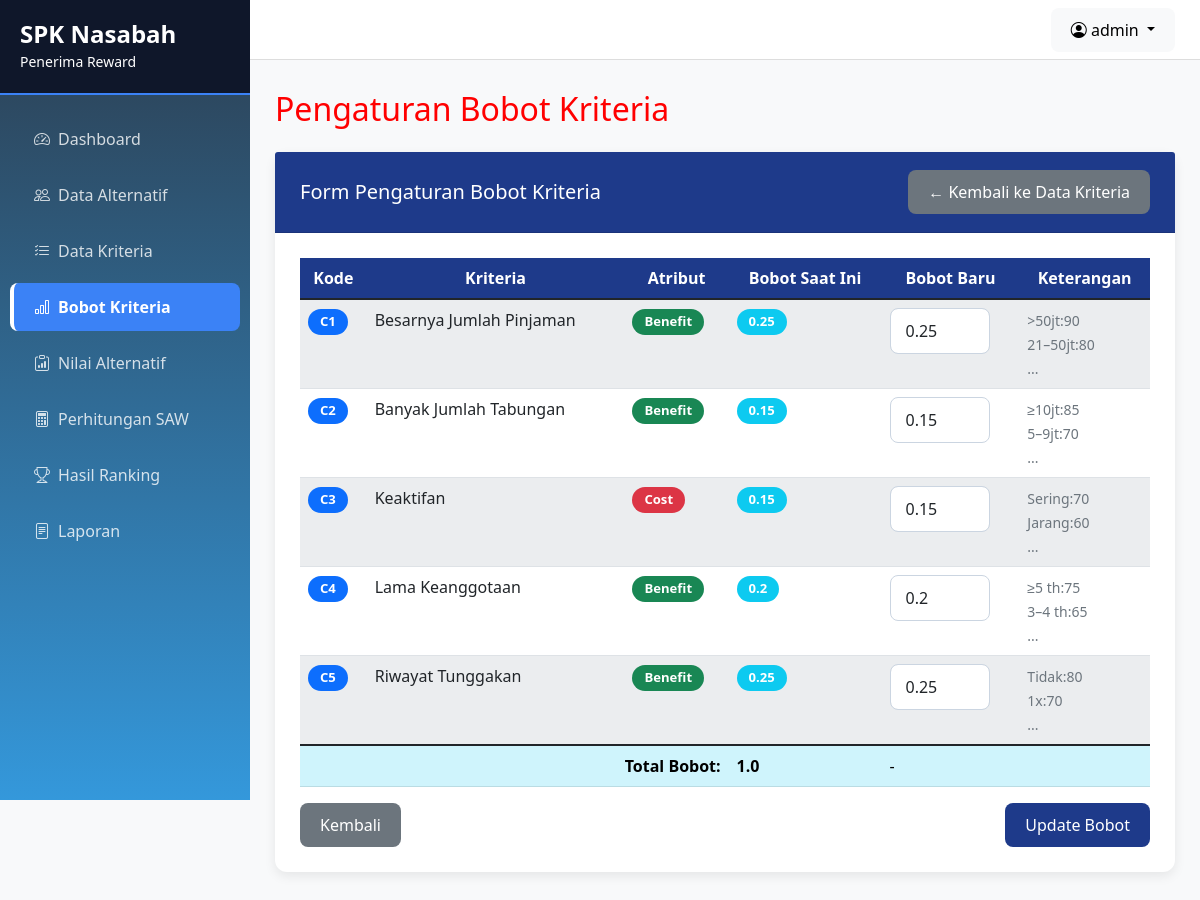
The app's page /bobot (signed in) with its own data.
### models.py (models this page shows, shortened)
class User(db.Model, UserMixin):
    id = db.Column(db.Integer, primary_key=True)
    username = db.Column(db.String(80), unique=True, nullable=False)
    password_hash = db.Column(db.String(200), nullable=False)
    nama_lengkap = db.Column(db.String(100))
    role = db.Column(db.String(20), default='admin')  # admin, user
    active = db.Column(db.Boolean, default=True)
    created_at = db.Column(db.DateTime, default=datetime.utcnow)

class Kriteria(db.Model):
    id = db.Column(db.Integer, primary_key=True)
    kode = db.Column(db.String(10), unique=True, nullable=False)
    nama = db.Column(db.String(100), nullable=False)
    atribut = db.Column(db.String(10), nullable=False)  # benefit/cost
    bobot = db.Column(db.Float, nullable=False)
    keterangan = db.Column(db.Text)  # Untuk menyimpan keterangan skor

### app.py (the view)
@app.route('/bobot')
@login_required
def bobot():
    kriterias = Kriteria.query.order_by(Kriteria.kode).all()
    total_bobot = sum([k.bobot for k in kriterias])
    return render_template('bobot.html', kriterias=kriterias, total_bobot=total_bobot)

### app.py (called while the page is built)
@login_manager.user_loader
def load_user(user_id):
    return User.query.get(int(user_id))

@app.context_processor
def inject_user_and_version():
    return {
        'current_user': current_user,
        'css_version': int(time.time())
    }

### templates/bobot.html (shortened to what this page needs)
{% extends "base.html" %}
{% block header %}Pengaturan Bobot Kriteria{% endblock %}
{% block content %}
<div class="card">
    <div class="card-header d-flex justify-content-between align-items-center">
        <h5 class="mb-0">Form Pengaturan Bobot Kriteria</h5>
        <a href="{{ url_for('kriteria') }}" class="btn btn-secondary">
            ← Kembali ke Data Kriteria
        </a>
    </div>
    <div class="card-body">
        <form method="POST" action="{{ url_for('update_bobot') }}">
            <div class="table-responsive">
                <table class="table table-striped">
                    <thead>
                        <tr>
                            <th>Kode</th>
                            <th>Kriteria</th>
                            <th>Atribut</th>
                            <th>Bobot Saat Ini</th>
                            <th>Bobot Baru</th>
                            <th>Keterangan</th>
                        </tr>
                    </thead>
                    <tbody>
                        {% for kriteria in kriterias %}
                        <tr>
                            <td>
                                <span class="badge bg-primary">{{ kriteria.kode }}</span>
                            </td>
                            <td>{{ kriteria.nama }}</td>
                            <td>
                                {% if kriteria.atribut == 'benefit' %}
                                <span class="badge bg-success">Benefit</span>
                                {% else %}
                                <span class="badge bg-danger">Cost</span>
                                {% endif %}
                            </td>
                            <td>
                                <span class="badge bg-info">{{ kriteria.bobot }}</span>
                            </td>
                            <td>
                                <input type="number" class="form-control"
                                       name="bobot_{{ kriteria.id }}"
                                       value="{{ kriteria.bobot }}"
                                       step="0.01" min="0" max="1" required
                                       style="width: 100px;">
                            </td>
                            <td>
                                {% if kriteria.keterangan %}
                                <small class="text-muted">
                                    {% for line in kriteria.keterangan.split('\n')[:2] %}
                                        {% if line.strip() %}
                                        {{ line }}<br>
                                        {% endif %}
                                    {% endfor %}
                                    {% if kriteria.keterangan.split('\n')|length > 2 %}
                                    ...
                                    {% endif %}
                                </small>
                                {% endif %}
                            </td>
                        </tr>
                        {% endfor %}
                    </tbody>
                    <tfoot>
                        <tr class="table-info">
                            <td colspan="3" class="text-end"><strong>Total Bobot:</strong></td>
                            <td><strong>{{ total_bobot }}</strong></td>
                            <td id="total-bobot-new">-</td>
                            <td></td>
                        </tr>
                    </tfoot>
                </table>
            </div>
            <div class="d-flex justify-content-between">
                <a href="{{ url_for('kriteria') }}" class="btn btn-secondary">Kembali</a>
                <button type="submit" class="btn btn-primary" id="submit-btn">Update Bobot</button>
            </div>
        </form>
    </div>
</div>
{% endblock %}

### templates/base.html (shortened to what this page needs)
<!DOCTYPE html>
<html lang="id">
<head>
    <link href="https://cdn.jsdelivr.net/npm/bootstrap@5.1.3/dist/css/bootstrap.min.css" rel="stylesheet">
    <link rel="stylesheet" href="{{ url_for('static', filename='style.css') }}?v={{ css_version }}">
    <link rel="stylesheet" href="https://cdn.jsdelivr.net/npm/bootstrap-icons@1.8.1/font/bootstrap-icons.css">
</head>
<body>
<nav id="sidebar">
    <div class="sidebar-header">
        <h4 class="mb-0">SPK Nasabah</h4>
        <small>Penerima Reward</small>
    </div>
    <ul class="nav flex-column mt-3">
        <li class="nav-item">
            <a class="nav-link {% if request.endpoint=='dashboard' %}active{% endif %}" href="{{ url_for('dashboard') }}">
                <i class="bi bi-speedometer2 me-2"></i>Dashboard
            </a>
        </li>
        <li class="nav-item">
            <a class="nav-link {% if request.endpoint=='alternatif' %}active{% endif %}" href="{{ url_for('alternatif') }}">
                <i class="bi bi-people me-2"></i>Data Alternatif
            </a>
        </li>
        <li class="nav-item">
            <a class="nav-link {% if request.endpoint=='kriteria' %}active{% endif %}" href="{{ url_for('kriteria') }}">
                <i class="bi bi-list-check me-2"></i>Data Kriteria
            </a>
        </li>
        <li class="nav-item">
            <a class="nav-link {% if request.endpoint=='bobot' %}active{% endif %}" href="{{ url_for('bobot') }}">
                <i class="bi bi-bar-chart me-2"></i>Bobot Kriteria
            </a>
        </li>
        <li class="nav-item">
            <a class="nav-link {% if request.endpoint=='nilai_alternatif' %}active{% endif %}" href="{{ url_for('nilai_alternatif') }}">
                <i class="bi bi-clipboard-data me-2"></i>Nilai Alternatif
            </a>
        </li>
        <li class="nav-item">
            <a class="nav-link {% if request.endpoint=='perhitungan_saw' %}active{% endif %}" href="{{ url_for('perhitungan_saw') }}">
                <i class="bi bi-calculator me-2"></i>Perhitungan SAW
            </a>
        </li>
        <li class="nav-item">
            <a class="nav-link {% if request.endpoint=='hasil_ranking' %}active{% endif %}" href="{{ url_for('hasil_ranking') }}">
                <i class="bi bi-trophy me-2"></i>Hasil Ranking
            </a>
        </li>
        <li class="nav-item">
            <a class="nav-link {% if request.endpoint=='laporan' %}active{% endif %}" href="{{ url_for('laporan') }}">
                <i class="bi bi-file-text me-2"></i>Laporan
            </a>
        </li>
    </ul>
</nav>
<div class="topbar">
    {% if current_user.is_authenticated %}
    <div class="dropdown">
        <a class="btn btn-light dropdown-toggle" href="#" data-bs-toggle="dropdown">
            <i class="bi bi-person-circle"></i> {{ current_user.username }}
        </a>
    </div>
    {% endif %}
</div>
<div class="content">
    <h2 class="mb-4">{% block header %}{% endblock %}</h2>
    {% block content %}{% endblock %}
</div>
</body>
</html>

### statics/style.css (style rules this page uses)
:root { --primary-color: #1e3a8a; --secondary-color: #3b82f6; --light-color: #f8fafc; --sidebar-bg: #1e3a8a; --sidebar-hover: #3b82f6; --sidebar-active: #60a5fa; --card-bg: #ffffff; --content-bg: #f1f5f9; }
* { margin: 0; padding: 0; box-sizing: border-box; }
body { font-family: 'Segoe UI', Tahoma, Geneva, Verdana, sans-serif; background-color: var(--content-bg); color: #333; min-height: 100vh; }
#sidebar { background-color: #1e293b !important; min-height: 100vh; }
#sidebar .sidebar-header { background-color: #0f172a !important; border-bottom: 2px solid #3b82f6 !important; }
#sidebar .sidebar-header h4 { color: #ffffff !important; font-weight: bold; font-size: 1.5rem; }
#sidebar .nav-link { color: rgba(255, 255, 255, 0.8) !important; padding: 12px 20px; border-left: 4px solid transparent; transition: all 0.3s ease; }
#sidebar .nav-link.active { color: #ffffff !important; background-color: #3b82f6 !important; border-left-color: #ffffff; font-weight: bold; }
.nav-link::before { margin-right: 10px; font-size: 1.1em; }
.card { background-color: var(--card-bg); border: none; border-radius: 12px; padding: 0; margin-bottom: 25px; box-shadow: 0 4px 12px rgba(0, 0, 0, 0.08); }
.card-header { background-color: var(--primary-color); color: white; padding: 18px 25px; font-weight: 600; }
.card-body { padding: 25px; }
.table thead th { background-color: var(--primary-color); color: white; text-align: center; border: none; }
.table-striped tbody tr:nth-of-type(odd) { background-color: rgba(241,245,249,0.5); }
.badge { padding: 6px 12px; font-size: 0.82rem; border-radius: 20px; }
.btn { padding: 10px 20px; border-radius: 8px; font-weight: 500; border: none; transition: all 0.3s ease; }
.btn-primary { background-color: var(--primary-color); }
.form-control { border-radius: 8px; border: 1px solid #cbd5e1; padding: 10px 15px; }
body { color: red; }

### templates/base.html (style rules this page uses)
body { margin: 0; background: #f8f9fa; }
#sidebar { position: fixed; top: 0; left: 0; width: 250px; height: 100vh; background: linear-gradient(180deg, #2c3e50 0%, #3498db 100%); color: white; z-index: 1000; }
.sidebar-header { padding: 20px; background: rgba(0,0,0,0.2); border-bottom: 1px solid rgba(255,255,255,0.1); }
.nav-link { color: rgba(255,255,255,0.85); padding: 12px 20px; margin: 4px 10px; border-radius: 8px; }
.nav-link:hover, .nav-link.active { background: rgba(255,255,255,0.15); color: white; }
.topbar { position: fixed; left: 250px; right: 0; height: 60px; background: white; border-bottom: 1px solid #ddd; display: flex; align-items: center; justify-content: flex-end; padding: 0 25px; z-index: 900; }
.content { margin-left: 250px; padding: 90px 25px 25px; }

### records on screen
User: username "admin"
Kriteria: kode "C1", nama "Besarnya Jumlah Pinjaman", atribut "Benefit", bobot "0.25", 2 ">50jt:90" "21–50jt:80"
Kriteria: kode "C2", nama "Banyak Jumlah Tabungan", atribut "Benefit", bobot "0.15", 2 "≥10jt:85" "5–9jt:70"
Kriteria: kode "C3", nama "Keaktifan", atribut "Cost", bobot "0.15", 2 "Sering:70" "Jarang:60"
Kriteria: kode "C4", nama "Lama Keanggotaan", atribut "Benefit", bobot "0.2", 2 "≥5 th:75" "3–4 th:65"
Kriteria: kode "C5", nama "Riwayat Tunggakan", atribut "Benefit", bobot "0.25", 2 "Tidak:80" "1x:70"

### other values on screen
{{ total_bobot }} "1.0"
